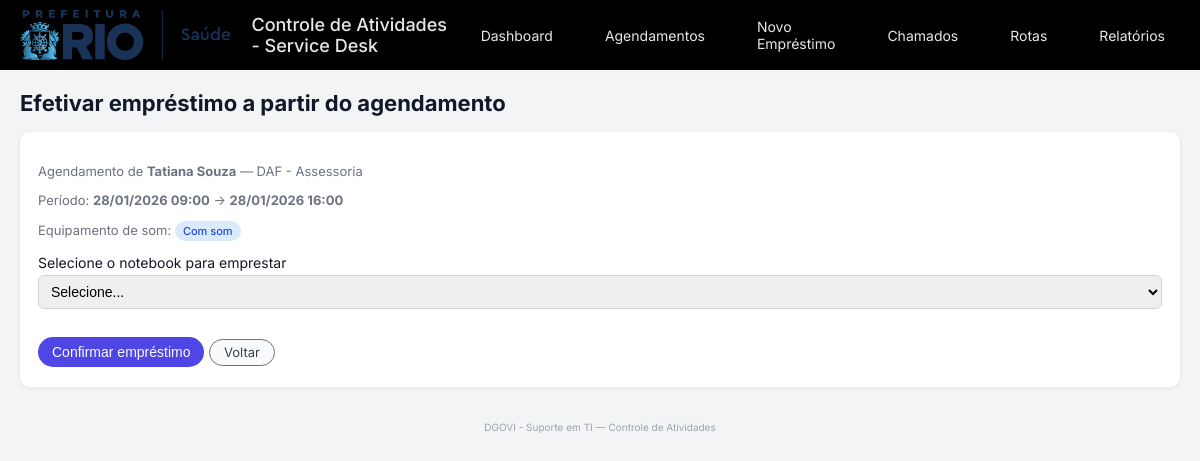
The page /agendamentos/emprestar/19 on the database its author committed.
### tables this page shows
CREATE TABLE schedules (
            id INTEGER PRIMARY KEY AUTOINCREMENT,
            notebook_id INTEGER NOT NULL,
            colaborador_nome TEXT NOT NULL,
            colaborador_setor TEXT,
            data_inicio TEXT NOT NULL,
            data_fim TEXT NOT NULL,
            inclui_som INTEGER NOT NULL DEFAULT 0,
            status TEXT NOT NULL DEFAULT 'agendado',
            FOREIGN KEY (notebook_id) REFERENCES notebooks (id)
        );

### app.py (the view, shortened to what this page needs)
@app.route("/agendamentos/emprestar/<int:schedule_id>", methods=["GET", "POST"])
def emprestar_agendamento(schedule_id):
    conn = get_connection()
    cur = conn.cursor()
    cur.execute(
        """
        SELECT
            id,
            notebook_id,
            colaborador_nome,
            colaborador_setor,
            data_inicio,
            data_fim,
            inclui_som,
            status
        FROM schedules
        WHERE id = ?
        """,
        (schedule_id,),
    )
    sched = cur.fetchone()
    if sched is None or sched["status"] != "agendado":
        conn.close()
        flash("Agendamento não encontrado ou já utilizado/cancelado.", "error")
        return redirect(url_for("agendamentos"))
    dt_i = datetime.strptime(sched["data_inicio"], "%Y-%m-%d %H:%M:%S")
    dt_f = datetime.strptime(sched["data_fim"], "%Y-%m-%d %H:%M:%S")
    agendamento = dict(sched)
    agendamento["data_inicio_br"] = dt_i.strftime("%d/%m/%Y %H:%M")
    agendamento["data_fim_br"] = dt_f.strftime("%d/%m/%Y %H:%M")
    cur.execute(
        "SELECT id, serial, modelo FROM notebooks WHERE status = 'ativo' ORDER BY serial"
    )
    notebooks = cur.fetchall()
    notebooks_disponiveis = []
    for nb in notebooks:
        cur.execute(
            "SELECT COUNT(*) AS total FROM loans WHERE notebook_id = ? AND status = 'emprestado'",
            (nb["id"],),
        )
        em_uso = cur.fetchone()["total"]
        if em_uso > 0:
            continue
        cur.execute(
            """
            SELECT COUNT(*) AS total
            FROM schedules
            WHERE notebook_id = ?
              AND status IN ('agendado', 'em_uso')
              AND id <> ?
              AND NOT (data_fim <= ? OR data_inicio >= ?)
            """,
            (
                nb["id"],
                schedule_id,
                sched["data_inicio"],
                sched["data_fim"],
            ),
        )
        conflito = cur.fetchone()["total"]
        if conflito > 0:
            continue
        notebooks_disponiveis.append(nb)
    conn.close()
    if not notebooks_disponiveis:
        flash("Nenhum notebook disponível para esse intervalo no momento.", "error")
        return redirect(url_for("agendamentos"))
    return render_template(
        "efetivar_agendamento.html",
        agendamento=agendamento,
        notebooks_disponiveis=notebooks_disponiveis,
    )

### app.py (called while the page is built)
def get_connection():
    conn = sqlite3.connect(APP_DB)
    conn.row_factory = sqlite3.Row
    return conn

### templates/efetivar_agendamento.html (shortened to what this page needs)
{% extends "base.html" %}
{% block content %}
<h2>Efetivar empréstimo a partir do agendamento</h2>
<div class="form-card">
  <div class="form-header">
    <p>
      Agendamento de
      <strong>{{ agendamento.colaborador_nome }}</strong>
      {% if agendamento.colaborador_setor %}
        — {{ agendamento.colaborador_setor }}
      {% endif %}
    </p>
    <p>
      Período:
      <strong>{{ agendamento.data_inicio_br }}</strong>
      &rarr;
      <strong>{{ agendamento.data_fim_br }}</strong>
    </p>
    <p>
      Equipamento de som:
      {% if agendamento.inclui_som %}
        <span class="badge-som">Com som</span>
      {% else %}
        <span class="badge-som badge-som-off">Sem som</span>
      {% endif %}
    </p>
  </div>
  <form method="post">
    <label for="notebook_id">Selecione o notebook para emprestar</label>
    <select id="notebook_id" name="notebook_id" required>
      <option value="">Selecione...</option>
    </select>
    <div style="margin-top: 12px;">
      <button type="submit" class="btn-primary">Confirmar empréstimo</button>
      <a href="{{ url_for('agendamentos') }}" class="btn-secondary">Voltar</a>
    </div>
  </form>
</div>
{% endblock %}

### static/style.css (style rules this page uses)
* { box-sizing: border-box; }
body { font-family: "Inter", system-ui, -apple-system, BlinkMacSystemFont, "Segoe UI", sans-serif; margin: 0; background: #f3f4f6; color: #111827; }
h2 { margin-top: 0; margin-bottom: 16px; font-size: 22px; }
.form-card { background: #ffffff; padding: 18px 18px 20px; border-radius: 10px; box-shadow: 0 1px 4px rgba(15, 23, 42, 0.08); }
.form-header { font-size: 13px; color: #6b7280; margin-bottom: 10px; }
.form-card label { display: block; margin-top: 10px; margin-bottom: 4px; font-size: 14px; }
.form-card input, .form-card select { width: 100%; padding: 7px 8px; font-size: 14px; border-radius: 6px; border: 1px solid #d1d5db; outline: none; }
.btn-primary { margin-top: 16px; padding: 8px 14px; font-size: 14px; cursor: pointer; background: #4f46e5; color: #f9fafb; border-radius: 999px; border: none; }
.badge-som { display: inline-block; padding: 3px 8px; border-radius: 999px; font-size: 11px; font-weight: 500; background: #dbeafe; color: #1d4ed8; }
.btn-secondary { display: inline-block; padding: 6px 14px; border-radius: 999px; border: 1px solid #6b7280; background: #f9fafb; color: #374151; font-size: 13px; text-decoration: none; }
.btn-primary, .btn-secondary, .btn-small { display: inline-flex; align-items: center; justify-content: center; line-height: 1; }

### rows shown on the page
schedules: colaborador_nome "Tatiana Souza", colaborador_setor "DAF - Assessoria"

### other values the page prints
{{ agendamento.data_inicio_br }} "28/01/2026 09:00"
{{ agendamento.data_fim_br }} "28/01/2026 16:00"
